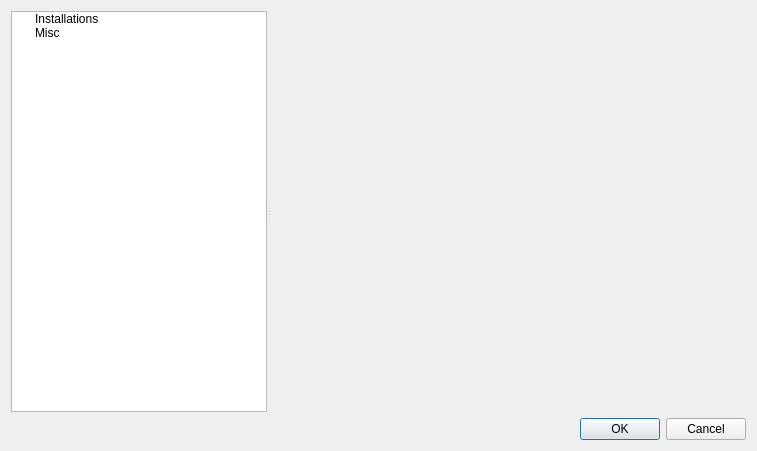
<?xml version="1.0" encoding="UTF-8"?>
<ui version="4.0">
 <class>Dialog</class>
 <widget class="QDialog" name="Dialog">
  <property name="geometry">
   <rect>
    <x>0</x>
    <y>0</y>
    <width>757</width>
    <height>451</height>
   </rect>
  </property>
  <property name="windowTitle">
   <string>Settings</string>
  </property>
  <layout class="QVBoxLayout" name="verticalLayout">
   <item>
    <widget class="QSplitter" name="splitter">
     <property name="orientation">
      <enum>Qt::Horizontal</enum>
     </property>
     <widget class="QTreeWidget" name="settingsTree">
      <property name="sizePolicy">
       <sizepolicy hsizetype="Expanding" vsizetype="Expanding">
        <horstretch>0</horstretch>
        <verstretch>0</verstretch>
       </sizepolicy>
      </property>
      <property name="headerHidden">
       <bool>true</bool>
      </property>
      <column>
       <property name="text">
        <string>1</string>
       </property>
      </column>
      <item>
       <property name="text">
        <string>Installations</string>
       </property>
      </item>
      <item>
       <property name="text">
        <string>Misc</string>
       </property>
      </item>
     </widget>
     <widget class="QStackedWidget" name="settingsStack">
      <property name="sizePolicy">
       <sizepolicy hsizetype="Preferred" vsizetype="Preferred">
        <horstretch>1</horstretch>
        <verstretch>0</verstretch>
       </sizepolicy>
      </property>
      <property name="currentIndex">
       <number>1</number>
      </property>
      <widget class="QWidget" name="miscPage">
       <layout class="QGridLayout" name="gridLayout">
        <item row="0" column="1">
         <widget class="MiscWidget" name="miscWidget" native="true"/>
        </item>
       </layout>
      </widget>
      <widget class="QWidget" name="installationsPage">
       <layout class="QGridLayout" name="gridLayout_2">
        <item row="0" column="0">
         <widget class="InstallationsWidget" name="installationsWidget" native="true"/>
        </item>
       </layout>
      </widget>
      <widget class="QWidget" name="gitEditorPage"/>
     </widget>
    </widget>
   </item>
   <item>
    <widget class="QDialogButtonBox" name="buttonBox">
     <property name="orientation">
      <enum>Qt::Horizontal</enum>
     </property>
     <property name="standardButtons">
      <set>QDialogButtonBox::Cancel|QDialogButtonBox::Ok</set>
     </property>
    </widget>
   </item>
  </layout>
 </widget>
 <customwidgets>
  <customwidget>
   <class>MiscWidget</class>
   <extends>QWidget</extends>
   <header location="global">misc.settings.pages</header>
   <container>1</container>
  </customwidget>
  <customwidget>
   <class>InstallationsWidget</class>
   <extends>QWidget</extends>
   <header location="global">misc.settings.pages</header>
   <container>1</container>
  </customwidget>
 </customwidgets>
 <resources/>
 <connections>
  <connection>
   <sender>buttonBox</sender>
   <signal>accepted()</signal>
   <receiver>Dialog</receiver>
   <slot>accept()</slot>
   <hints>
    <hint type="sourcelabel">
     <x>248</x>
     <y>254</y>
    </hint>
    <hint type="destinationlabel">
     <x>157</x>
     <y>274</y>
    </hint>
   </hints>
  </connection>
  <connection>
   <sender>buttonBox</sender>
   <signal>rejected()</signal>
   <receiver>Dialog</receiver>
   <slot>reject()</slot>
   <hints>
    <hint type="sourcelabel">
     <x>316</x>
     <y>260</y>
    </hint>
    <hint type="destinationlabel">
     <x>286</x>
     <y>274</y>
    </hint>
   </hints>
  </connection>
 </connections>
</ui>
